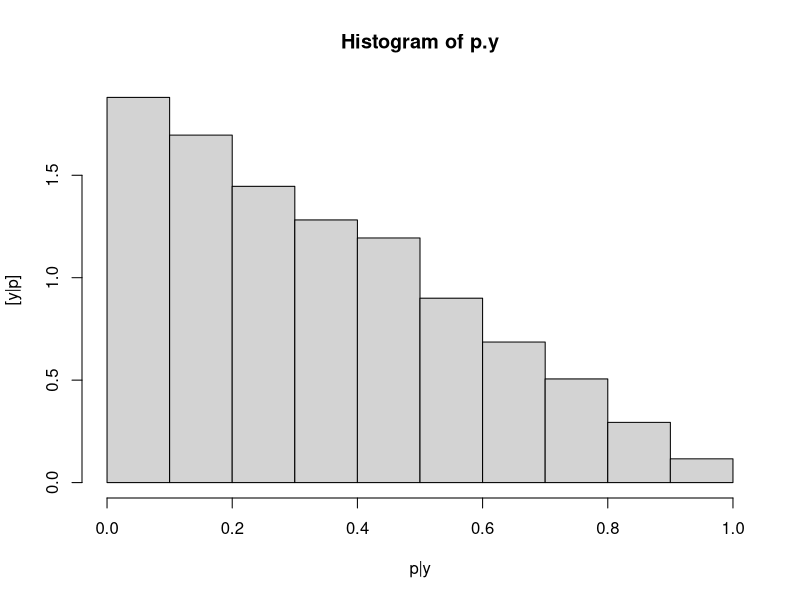
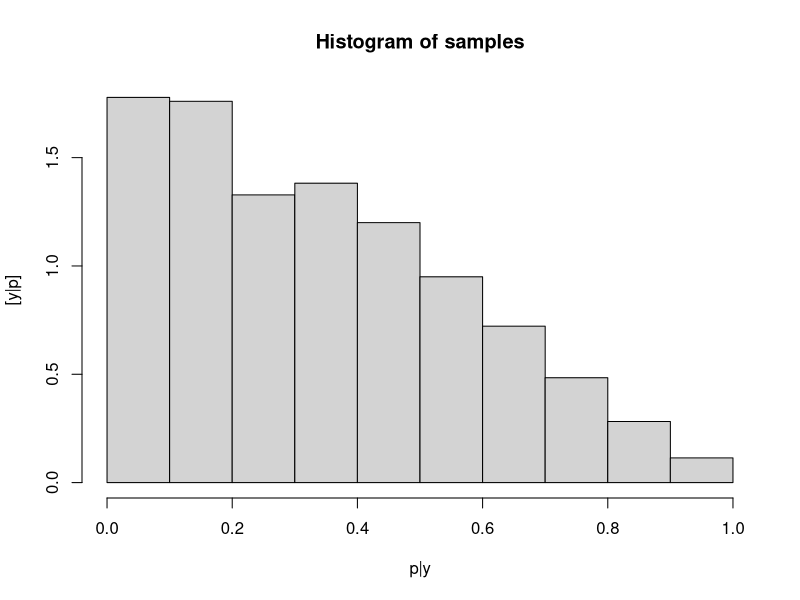
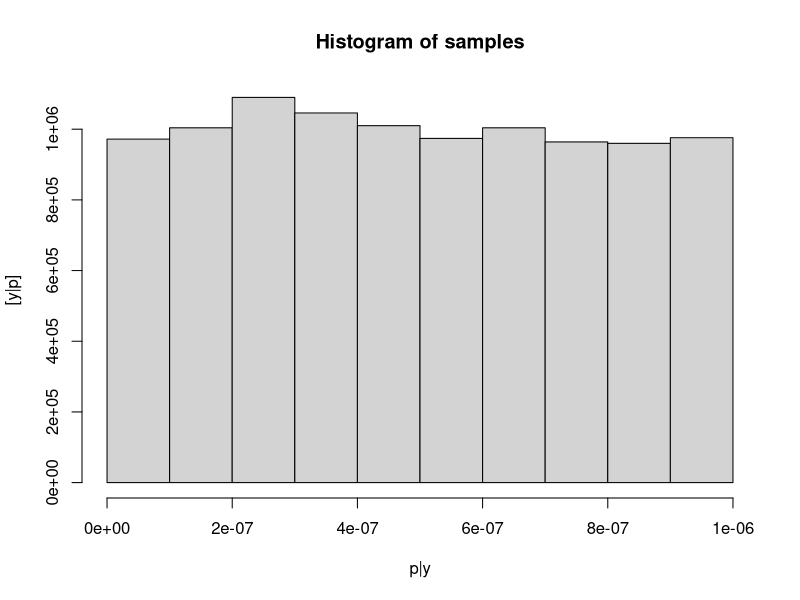

Write R code to recreate these figures, in order.
## ---- chunk 1
knitr::opts_chunk$set(echo = TRUE)
## ---- chunk 2
y <- 0
n <- length(y)

alpha <- 1
beta <- 1

K <- 5000
alpha.tilde <- alpha+sum(y)
beta.tilde <- beta+n-sum(y)

p.y <- rbeta(K, alpha.tilde, beta.tilde)

hist(p.y, freq = FALSE, xlab = "p|y", ylab = "[y|p]")

samples <- matrix(,K,1)
samples[1,] <- 0.01

for (k in 2:K){
  p.old <- samples[k-1,]
  p.try <- runif(1,0,1)
  mh <- (prod(dbinom(y,1,p.try))*dbeta(p.try,alpha,beta)) /
        (prod(dbinom(y,1,p.old))*dbeta(p.old,alpha,beta))
  keep <- ifelse(mh>1,1,rbinom(1,1,mh))
  samples[k,] <- ifelse(keep==1, p.try, p.old)
}

hist(samples, freq = FALSE, xlab = "p|y", ylab = "[y|p]")



samples <- matrix(,K,1)
samples[1,] <- 1/10^7

for (k in 2:K){
  p.old <- samples[k-1,]
  p.try <- runif(1,1/10^9, 1/10^6)
  mh <- (prod(dbinom(y,1,p.try))*dunif(p.try,1/10^9, 1/10^6)) /
        (prod(dbinom(y,1,p.old))*dunif(p.old,1/10^9, 1/10^6))
  keep <- ifelse(mh>1,1,rbinom(1,1,mh))
  samples[k,] <- ifelse(keep==1, p.try, p.old)
}

hist(samples, freq = FALSE, xlab = "p|y", ylab = "[y|p]")
samples
